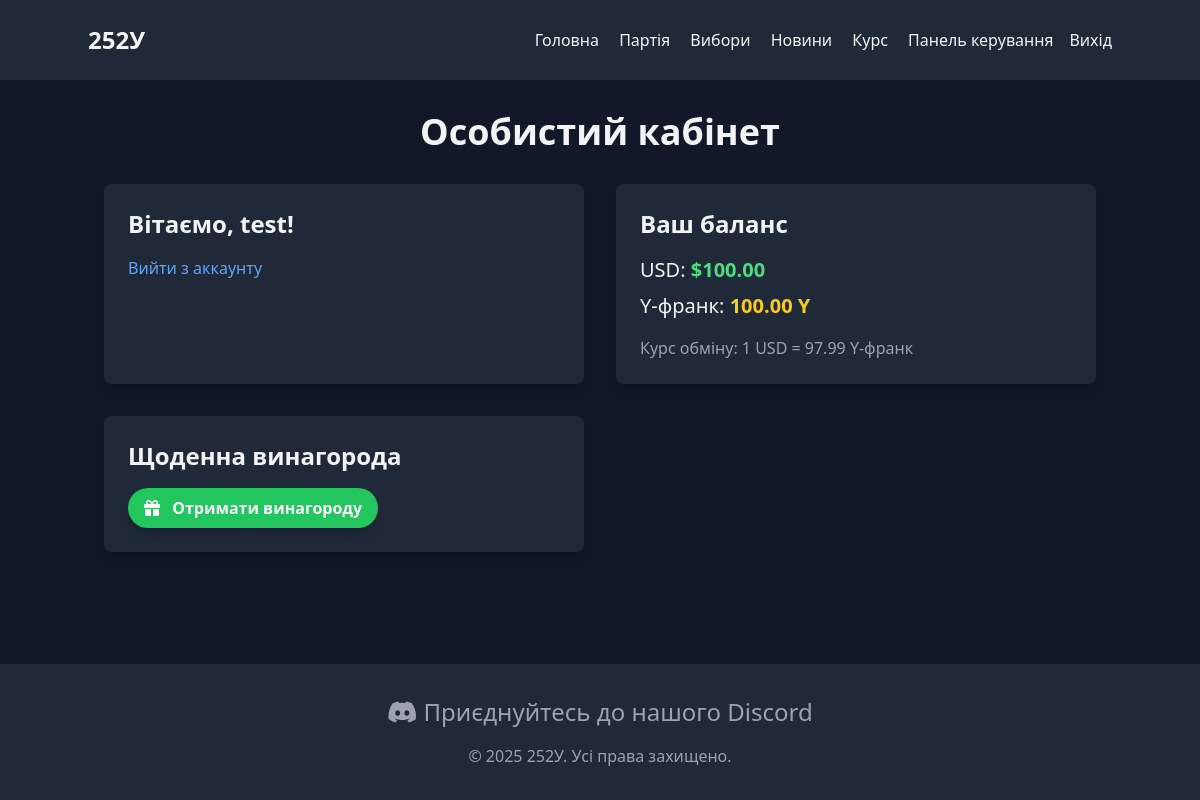
Page /dashboard.php (signed in) on the committed database.
### tables this page shows
CREATE TABLE `users` (
  `id` int(11) NOT NULL,
  `username` varchar(50) NOT NULL,
  `password` varchar(255) NOT NULL,
  `email` varchar(100) NOT NULL,
  `balance_usd` decimal(40,2) DEFAULT 0.00,
  `balance_y` decimal(40,2) DEFAULT 0.00,
  `created_at` timestamp NOT NULL DEFAULT current_timestamp(),
  `updated_at` timestamp NOT NULL DEFAULT current_timestamp() ON UPDATE current_timestamp(),
  `last_reward_claim` datetime DEFAULT NULL
);

### src/dashboard.php (the view, shortened to what this page needs)
<?php
require_once 'config/db.php';
$stmt = $pdo->prepare("SELECT username, email, balance_usd, balance_y, updated_at FROM users WHERE id = ?");
$stmt->execute([$_SESSION['user_id']]);
$user = $stmt->fetch(PDO::FETCH_ASSOC);
$rates_json = file_get_contents('json/rates.json');
$rates = json_decode($rates_json, true);
$latest_rate = end($rates);
$exchange_rate = $latest_rate['close'];
?>
<!DOCTYPE html>
<html lang="uk">
<head>
    <script src="https://cdn.tailwindcss.com"></script>
    <link rel="stylesheet" href="https://cdnjs.cloudflare.com/ajax/libs/font-awesome/6.0.0-beta3/css/all.min.css">
</head>
<body class="bg-gray-900 text-gray-100 min-h-screen flex flex-col">
    <?php include 'assets/navbar.php';?>
    <main class="flex-grow container mx-auto px-4 py-8">
        <h1 class="text-4xl font-bold mb-8 text-center">Особистий кабінет</h1>
        <div class="grid grid-cols-1 md:grid-cols-2 gap-8">
            <div class="bg-gray-800 p-6 rounded-lg shadow-lg">
                <h2 class="text-2xl font-bold mb-4">Вітаємо, <?php echo htmlspecialchars($user['username']); ?>!</h2>
                <a href="logout.php" class="text-blue-400 hover:text-blue-300">Вийти з аккаунту</a>
            </div>
            <div class="bg-gray-800 p-6 rounded-lg shadow-lg">
                <h2 class="text-2xl font-bold mb-4">Ваш баланс</h2>
                <p class="text-xl mb-2">USD: <span class="font-bold text-green-400">$<?php echo number_format($user['balance_usd'], 2); ?></span></p>
                <p class="text-xl mb-4">Y-франк: <span class="font-bold text-yellow-400"><?php echo number_format($user['balance_y'], 2); ?> Y</span></p>
                <p class="text-gray-400">Курс обміну: 1 USD = <?php echo number_format($exchange_rate, 2); ?> Y-франк</p>
            </div>
            <div class="bg-gray-800 p-6 rounded-lg shadow-lg">
                <h2 class="text-2xl font-bold mb-4">Щоденна винагорода</h2>
                <form action="claim_reward.php" method="POST">
                    <button type="submit" class="bg-green-500 hover:bg-green-600 text-white font-bold py-2 px-4 rounded-full transition duration-300 ease-in-out transform hover:scale-105 shadow-lg">
                        <i class="fas fa-gift mr-2"></i> Отримати винагороду
                    </button>
                </form>
            </div>
        </div>
    </main>
    <?php include 'assets/footer.php';?>
</body>
</html>

### rows in the picture
users: username "test", balance_usd "100.00", balance_y "100.00"

### other values in the picture
$exchange_rate "97.99"
